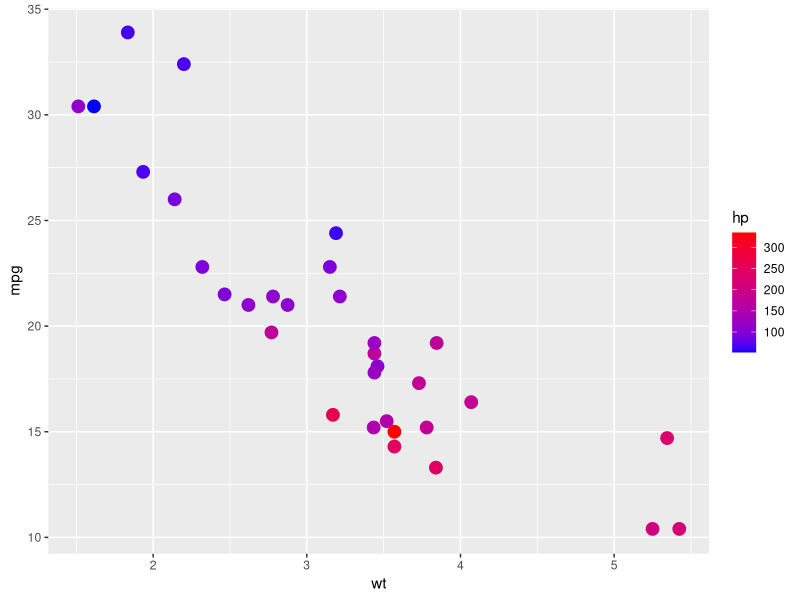

Reproduce this figure in R.
library(ggplot2)

df <- mtcars

print(head(df))

#DATA & AESTHETICS Layer
#Build a historgram out of rating column
pl<-ggplot(data=df,aes(x=wt,y=mpg))

#Geometry layer
#Adding the data & AESTHETICS layer geom layer
print(pl+geom_point(aes(color=hp),size=4)+scale_color_gradient(high='red',low='blue'))